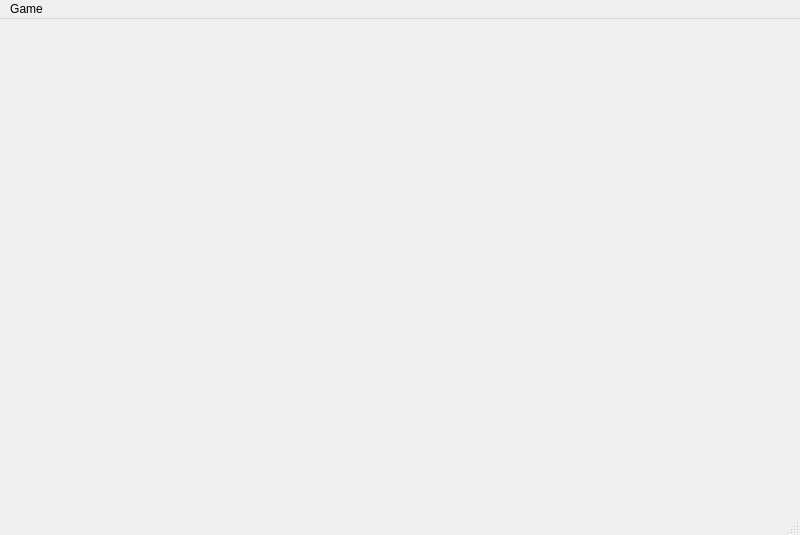
<?xml version="1.0" encoding="UTF-8"?>
<ui version="4.0">
 <class>MainWindow</class>
 <widget class="QMainWindow" name="MainWindow">
  <property name="geometry">
   <rect>
    <x>0</x>
    <y>0</y>
    <width>800</width>
    <height>535</height>
   </rect>
  </property>
  <property name="windowTitle">
   <string>MainWindow</string>
  </property>
  <widget class="QWidget" name="centralWidget">
   <widget class="QLabel" name="label">
    <property name="geometry">
     <rect>
      <x>0</x>
      <y>0</y>
      <width>800</width>
      <height>494</height>
     </rect>
    </property>
    <property name="text">
     <string/>
    </property>
    <property name="pixmap">
     <pixmap resource="res.qrc">:/background.png</pixmap>
    </property>
    <property name="scaledContents">
     <bool>true</bool>
    </property>
   </widget>
   <widget class="QLabel" name="deckspacelabel">
    <property name="geometry">
     <rect>
      <x>36</x>
      <y>20</y>
      <width>79</width>
      <height>105</height>
     </rect>
    </property>
    <property name="text">
     <string/>
    </property>
    <property name="pixmap">
     <pixmap resource="res.qrc">:/circle.png</pixmap>
    </property>
    <property name="scaledContents">
     <bool>false</bool>
    </property>
   </widget>
   <widget class="QLabel" name="label_2">
    <property name="geometry">
     <rect>
      <x>685</x>
      <y>19</y>
      <width>79</width>
      <height>105</height>
     </rect>
    </property>
    <property name="acceptDrops">
     <bool>true</bool>
    </property>
    <property name="text">
     <string/>
    </property>
    <property name="pixmap">
     <pixmap resource="res.qrc">:/AceSpot.png</pixmap>
    </property>
   </widget>
   <widget class="QLabel" name="label_3">
    <property name="geometry">
     <rect>
      <x>577</x>
      <y>19</y>
      <width>79</width>
      <height>105</height>
     </rect>
    </property>
    <property name="acceptDrops">
     <bool>true</bool>
    </property>
    <property name="text">
     <string/>
    </property>
    <property name="pixmap">
     <pixmap resource="res.qrc">:/AceSpot.png</pixmap>
    </property>
   </widget>
   <widget class="QLabel" name="label_4">
    <property name="geometry">
     <rect>
      <x>469</x>
      <y>19</y>
      <width>79</width>
      <height>105</height>
     </rect>
    </property>
    <property name="acceptDrops">
     <bool>true</bool>
    </property>
    <property name="text">
     <string/>
    </property>
    <property name="pixmap">
     <pixmap resource="res.qrc">:/AceSpot.png</pixmap>
    </property>
   </widget>
   <widget class="QLabel" name="label_5">
    <property name="geometry">
     <rect>
      <x>361</x>
      <y>19</y>
      <width>79</width>
      <height>105</height>
     </rect>
    </property>
    <property name="acceptDrops">
     <bool>true</bool>
    </property>
    <property name="text">
     <string/>
    </property>
    <property name="pixmap">
     <pixmap resource="res.qrc">:/AceSpot.png</pixmap>
    </property>
   </widget>
   <widget class="QLabel" name="label_6">
    <property name="geometry">
     <rect>
      <x>685</x>
      <y>145</y>
      <width>79</width>
      <height>105</height>
     </rect>
    </property>
    <property name="acceptDrops">
     <bool>true</bool>
    </property>
    <property name="text">
     <string/>
    </property>
    <property name="pixmap">
     <pixmap resource="res.qrc">:/CardSpace.png</pixmap>
    </property>
   </widget>
   <widget class="QLabel" name="label_7">
    <property name="geometry">
     <rect>
      <x>577</x>
      <y>145</y>
      <width>79</width>
      <height>105</height>
     </rect>
    </property>
    <property name="acceptDrops">
     <bool>true</bool>
    </property>
    <property name="text">
     <string/>
    </property>
    <property name="pixmap">
     <pixmap resource="res.qrc">:/CardSpace.png</pixmap>
    </property>
   </widget>
   <widget class="QLabel" name="label_8">
    <property name="geometry">
     <rect>
      <x>469</x>
      <y>145</y>
      <width>79</width>
      <height>105</height>
     </rect>
    </property>
    <property name="acceptDrops">
     <bool>true</bool>
    </property>
    <property name="text">
     <string/>
    </property>
    <property name="pixmap">
     <pixmap resource="res.qrc">:/CardSpace.png</pixmap>
    </property>
   </widget>
   <widget class="QLabel" name="label_9">
    <property name="geometry">
     <rect>
      <x>361</x>
      <y>145</y>
      <width>79</width>
      <height>105</height>
     </rect>
    </property>
    <property name="acceptDrops">
     <bool>true</bool>
    </property>
    <property name="text">
     <string/>
    </property>
    <property name="pixmap">
     <pixmap resource="res.qrc">:/CardSpace.png</pixmap>
    </property>
   </widget>
   <widget class="QLabel" name="label_10">
    <property name="geometry">
     <rect>
      <x>253</x>
      <y>145</y>
      <width>79</width>
      <height>105</height>
     </rect>
    </property>
    <property name="acceptDrops">
     <bool>true</bool>
    </property>
    <property name="text">
     <string/>
    </property>
    <property name="pixmap">
     <pixmap resource="res.qrc">:/CardSpace.png</pixmap>
    </property>
   </widget>
   <widget class="QLabel" name="label_11">
    <property name="geometry">
     <rect>
      <x>145</x>
      <y>145</y>
      <width>79</width>
      <height>105</height>
     </rect>
    </property>
    <property name="acceptDrops">
     <bool>true</bool>
    </property>
    <property name="text">
     <string/>
    </property>
    <property name="pixmap">
     <pixmap resource="res.qrc">:/CardSpace.png</pixmap>
    </property>
   </widget>
   <widget class="QLabel" name="label_12">
    <property name="geometry">
     <rect>
      <x>37</x>
      <y>145</y>
      <width>79</width>
      <height>105</height>
     </rect>
    </property>
    <property name="acceptDrops">
     <bool>true</bool>
    </property>
    <property name="text">
     <string/>
    </property>
    <property name="pixmap">
     <pixmap resource="res.qrc">:/CardSpace.png</pixmap>
    </property>
   </widget>
  </widget>
  <widget class="QMenuBar" name="menuBar">
   <property name="geometry">
    <rect>
     <x>0</x>
     <y>0</y>
     <width>800</width>
     <height>21</height>
    </rect>
   </property>
   <widget class="QMenu" name="menuGame">
    <property name="title">
     <string>Game</string>
    </property>
    <addaction name="actionNew_Game"/>
   </widget>
   <addaction name="menuGame"/>
  </widget>
  <widget class="QStatusBar" name="statusBar"/>
  <action name="actionNew_Game">
   <property name="text">
    <string>New Game</string>
   </property>
   <property name="shortcut">
    <string>F2</string>
   </property>
  </action>
 </widget>
 <layoutdefault spacing="6" margin="11"/>
 <resources>
  <include location="res.qrc"/>
 </resources>
 <connections/>
</ui>
